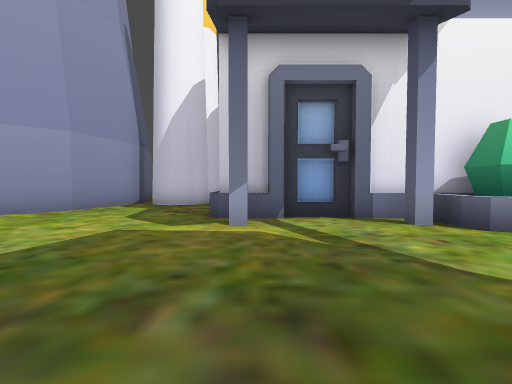
[1] (above)

21 first-person views from a walk through a 3-D level made in the Godot game engine. The camera is 1.4 m above the floor, tilts 2° down and sees 90° across. The floor is counted in squares, 2 m on a side. Each view is taken from the middle of a square. On the plan, view 1 faces up. The plan holds only what a view shows up to about 9 squares ahead; the rest is blank. The place goes on beyond the plan.

[2]
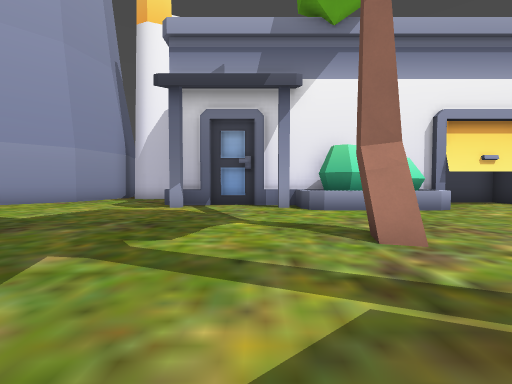

[3]
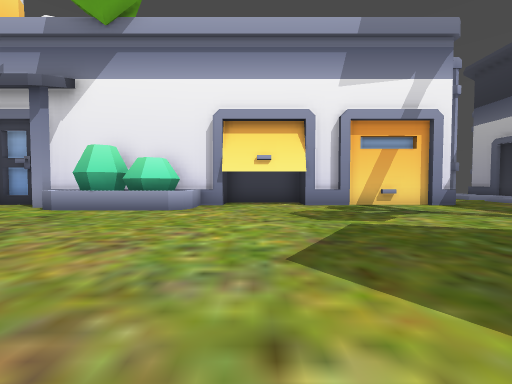

[4]
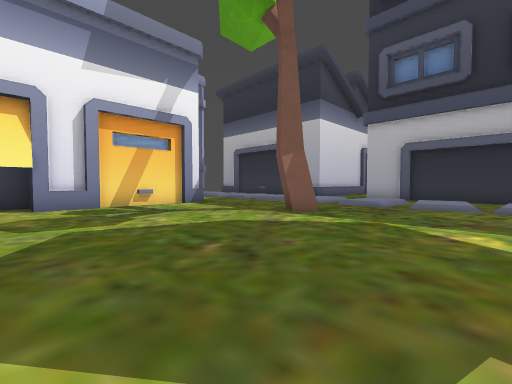

[5]
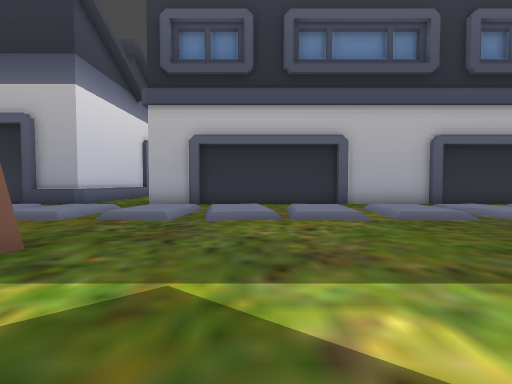

[6]
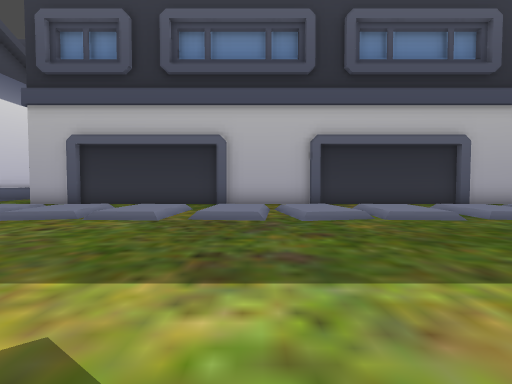

[7]
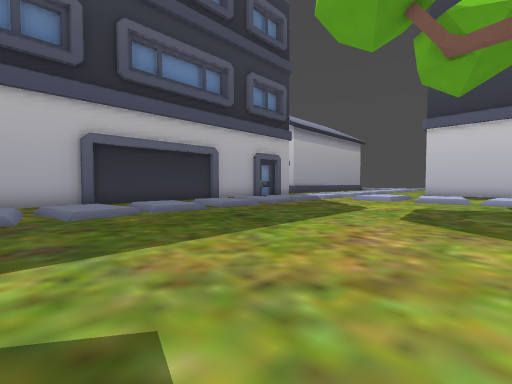

[8]
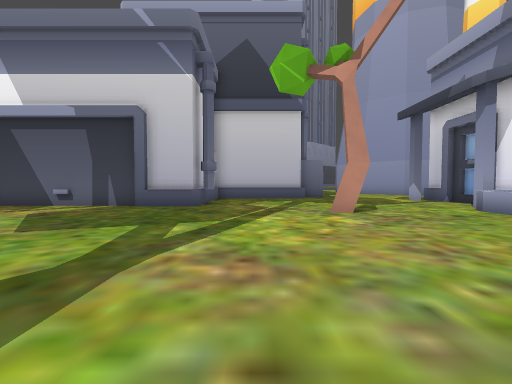

[9]
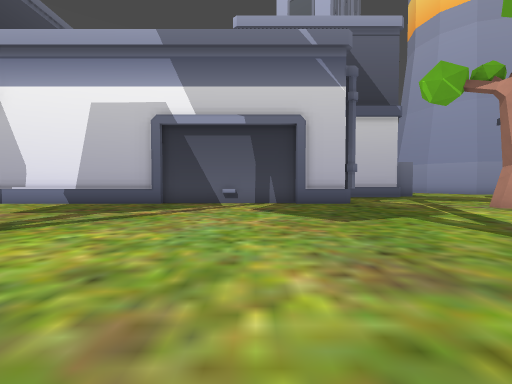

[10]
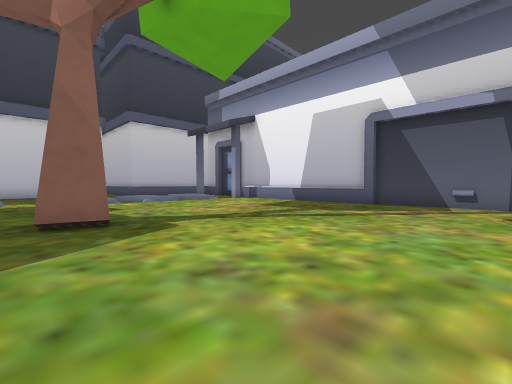

[11]
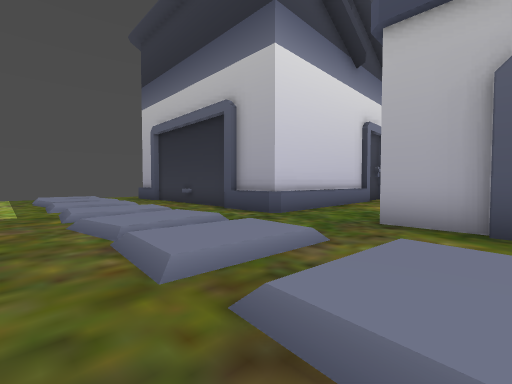

[12]
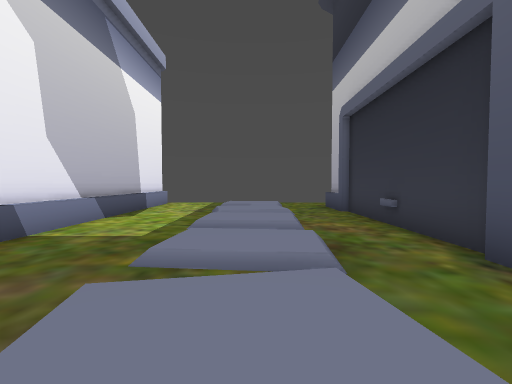

[13]
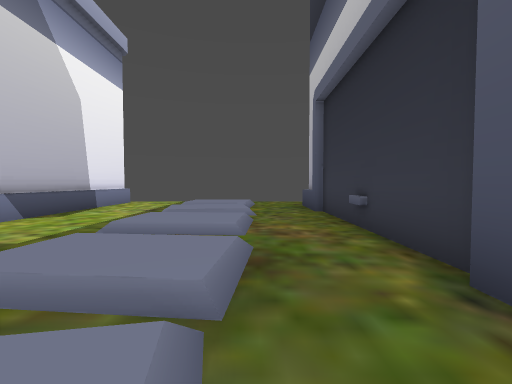

[14]
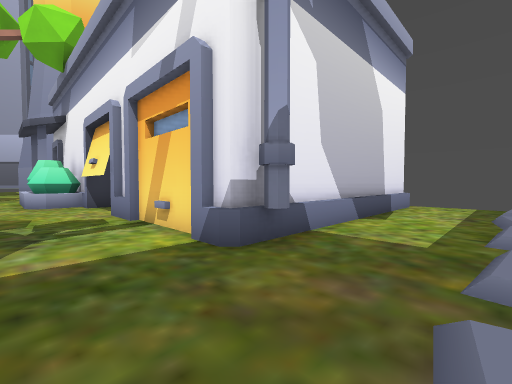

[15]
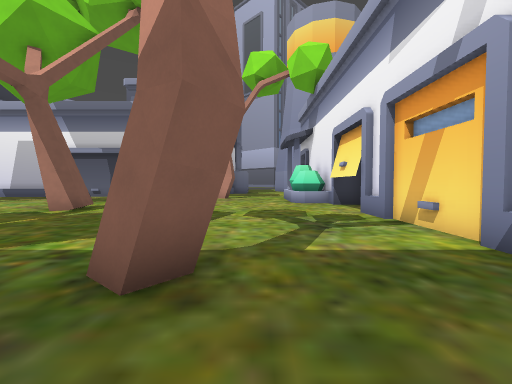

[16]
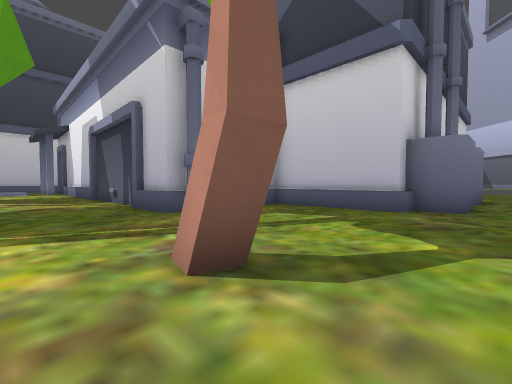

[17]
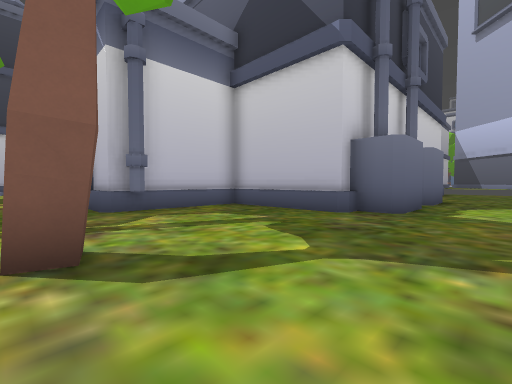

[18]
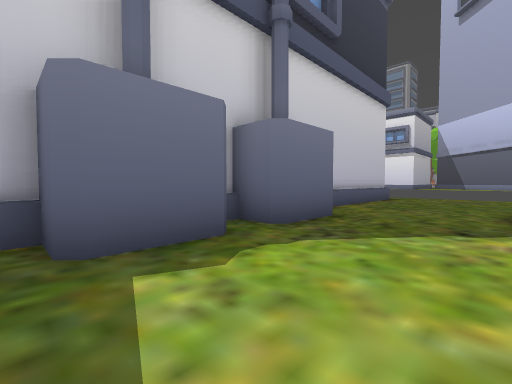

[19]
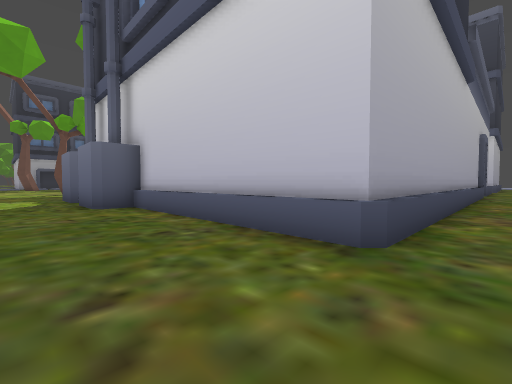

[20]
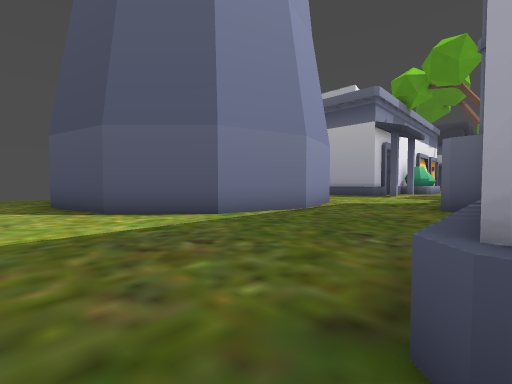

[21]
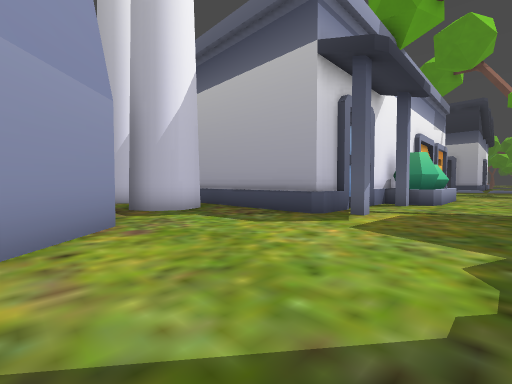

### Floor plan
Key: @ floor where view 1 was taken; # wall or solid block; . main floor; : floor 0.25 m higher than the main floor; / step, stairs or slope; ^ raised ledge; B building.
Columns run from 15 left of view 1 to 22 right of it. Each row starts with its distance up from view 1.
 13                               #... ..
 12 ..                            #../:/.B
 11 ..                            #...//.B
 10 .             #               #../:/.B
  9 .#        #####               #..///.B
  8 .##       #...#               #../:/.B
  7 ..#       #...#               #..//..B
  6 ..##     ##...#        ####   #../:/.B
  5 ...#######....########^#..#####..//..B
  4 ..................####^........../:/.B
  3 .................................///..
  2 ................................./:/..
  1 ........##.##..................#.///.#
  0 .#############.@...#............./:/.#
 -1 .#           #...................///.#
 -2 .#           #...................///.#
 -3 .#           #...................///.#
 -4 .#           #####.......#..  ...///.#
 -5 .#               #.........  ....///.#
 -6 .#               #........ ......///.#
 -7 .#               #.............../:/.#
 -8 .#               #...............///.#
 -9 .#               #.............../:/.#
-10                  #...............///.#
-11                  #.............../:/.#
-12                  #.......#.......///.#
-13                  #....... ......./   #
-14                  #....... .......    #
-15                  #.  ...........     #

Where each view was taken, in squares from view 1:
view 1: 0 up, 0 right, facing up
view 2: 3 down, 2 right, facing up
view 3: 3 down, 9 right, facing up
view 4: 3 down, 10 right, facing up-right
view 5: 2 down, 13 right, facing right
view 6: 6 down, 13 right, facing right
view 7: 6 down, 12 right, facing down-right
view 8: 2 down, 10 right, facing left
view 9: 7 down, 11 right, facing left
view 10: 7 down, 11 right, facing down-left
view 11: 0 up, 17 right, facing up-right
view 12: 3 up, 19 right, facing up
view 13: 4 up, 20 right, facing up
view 14: 3 up, 18 right, facing up-left
view 15: 2 up, 18 right, facing left
view 16: 2 up, 5 right, facing down-left
view 17: 3 up, 4 right, facing down-left
view 18: 4 up, 2 left, facing down-left
view 19: 3 up, 15 left, facing down-right
view 20: 0 up, 15 left, facing up-right
view 21: 2 up, 6 left, facing up-right
